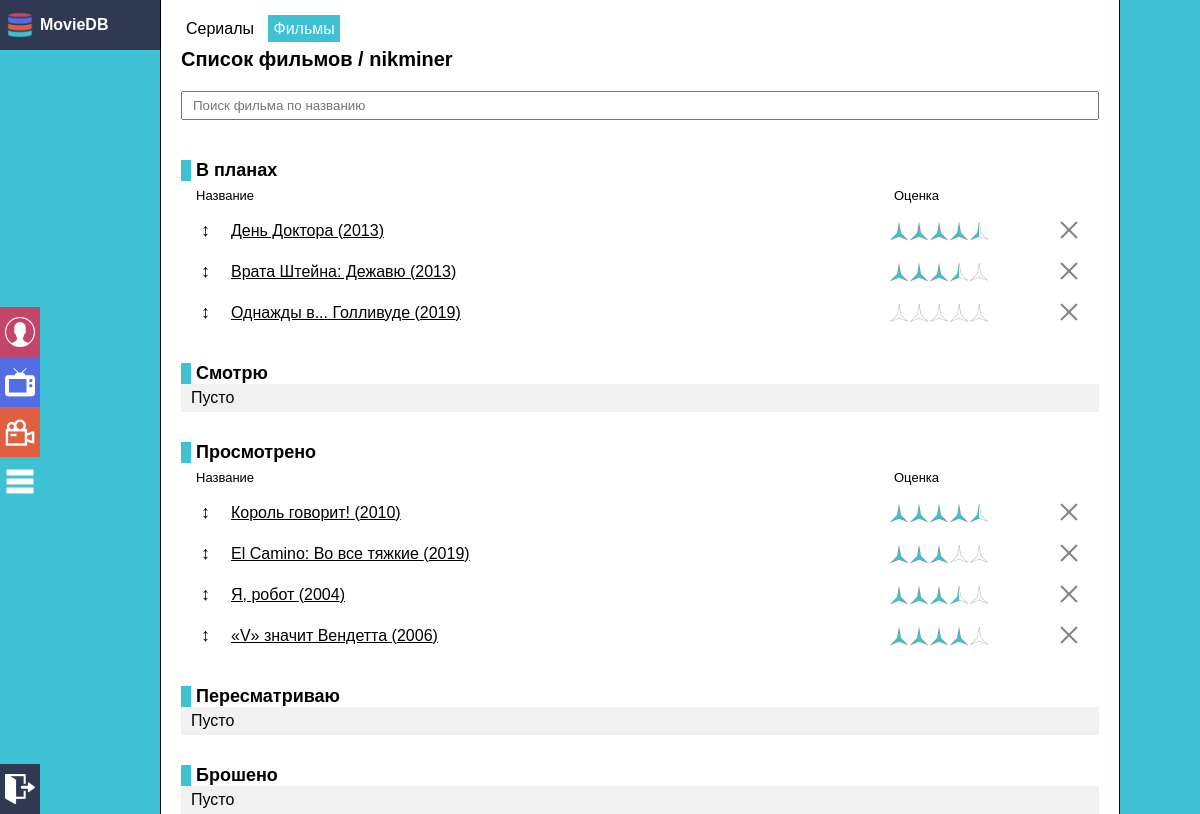
The page /list/nikminer/films (signed in) on the database its author committed.
### Main/models.py (models this page shows, shortened)
class UserListF(models.Model):
    user= models.ForeignKey(User,on_delete=models.CASCADE)
    film= models.ForeignKey(Film,on_delete=models.CASCADE)
    userrate= models.IntegerField(default=0)
    userstatus= models.IntegerField(default=1)
    countreview= models.IntegerField(default=0)

class Film(models.Model):
    name= models.TextField()
    originalname= models.TextField()
    status=models.ForeignKey(StatusList,default=1,on_delete=models.SET_DEFAULT)
    length= models.IntegerField()
    year=models.IntegerField()
    kinopoiskid= models.IntegerField()
    img= models.URLField(default="https://dummyimage.com/210x300/546de5/fff.png&text=Poster%20Not%20Found")
    rating= models.FloatField(default=0)
    disctiption= models.TextField(default="Нет данных")

### List/views/film.py (the view)
# urls.py: path('<str:username>/films', views.film.userlist,name='listfilm'),
@login_required
def userlist(request,username):
    user=User.objects.get(username=username)
    return render(request,"List/listf.html",{
        "planlist":getFilmlist(user.id,1),
        "watchlist":getFilmlist(user.id,2),
        "watchedlist":getFilmlist(user.id,3),
        "reviewlist":getFilmlist(user.id,4),
        "droplist":getFilmlist(user.id,5),
    })

### List/views/film.py (called while the page is built)
def getFilmlist(userid,statusid):
    return UserListF.objects.filter(user_id=userid,userstatus=statusid)

### templates/List/listf.html (shortened to what this page needs)
{% load staticfiles %}
{% include "../base.html" %}
<link rel="stylesheet" href="{% static "List/styles/listF.css" %}" />
<link rel="stylesheet" href="{% static "List/styles/film.css" %}" />
<body>
    <div class="headBlock">
        <div>
            <a class="btn" href="{% url 'listserial' request.user.username %}">Сериалы</a>
            <a class="btn selected" href="{% url 'listfilm' request.user.username %}">Фильмы</a>
        </div>
        <span class="HeadName">Список фильмов / {{request.user.username}}</span>
        <input onkeyup="search(this)"  placeholder="Поиск фильма по названию" type="search">
    </div>
    <div class="group" id="planned" ondrop="drop(event)" ondragover="allowDrop(event)">
        <span class="groupspan">В планах</span>
        {% if planlist %}
        <div class="legend"><span>Название</span><span>Оценка</span></div>
            {% for i in planlist %}
                {% include "List/blocks/film.html" %}
            {% endfor %}
        {% else %}
            <span class="simplespan">Пусто</span>
        {% endif %}
    </div>
    <div class="group" id="watch" ondrop="drop(event)" ondragover="allowDrop(event)">
        <span class="groupspan">Смотрю</span>
        {% if watchlist %}
        <div class="legend"><span>Название</span><span>Оценка</span></div>
            {% for i in watchlist %}
                {% include "List/blocks/film.html" %}
            {% endfor %}
        {% else %}
            <span class="simplespan">Пусто</span>
        {% endif %}
    </div>
    <div class="group" id="watched" ondrop="drop(event)" ondragover="allowDrop(event)">
        <span class="groupspan">Просмотрено</span>
        {% if watchedlist %}
        <div class="legend"><span>Название</span><span>Оценка</span></div>
            {% for i in watchedlist %}
                {% include "List/blocks/film.html" %}
            {% endfor %}
        {% else %}
            <span class="simplespan">Пусто</span>
        {% endif %}
    </div>
    <div class="group" id="rewatch" ondrop="drop(event)" ondragover="allowDrop(event)">
        <span class="groupspan">Пересматриваю</span>
        {% if reviewlist %}
        <div class="legend"><span>Название</span><span>Оценка</span></div>
            {% for i in reviewlist %}
                {% include "List/blocks/film.html" %}
            {% endfor %}
        {% else %}
            <span class="simplespan">Пусто</span>
        {% endif %}
    </div>
    <div class="group" id="drop" ondrop="drop(event)" ondragover="allowDrop(event)">
        <span class="groupspan">Брошено</span>
        {% if droplist %}
        <div class="legend"><span>Название</span><span>Оценка</span></div>
            {% for i in droplist %}
                {% include "List/blocks/film.html" %}
            {% endfor %}
        {% else %}
            <span class="simplespan">Пусто</span>
        {% endif %}
    </div>
</body>

### templates/List/blocks/film.html
<div class="film" id="film:{{i.id}}" draggable="true" ondragstart="drag(event)" ondragend="faststatus.style.opacity=0;faststatus.style.zIndex=-10">
    <a class="filmname" href="{% url 'film' i.film.id %}" title="{{i.film.name}}">{{i.film.name}} ({{i.film.year}})</a>
    {% include "List/blocks/starsf.html" %}
    <div>
        <a class="delbtn" href="{% url 'delfilm' i.film.id %}" title="Удалить фильм"></a>
    </div>
</div>

### templates/List/blocks/starsf.html (shortened to what this page needs)
{% load staticfiles %}
<link rel="stylesheet" href="{% static "List/styles/stars.css" %}" />
<div id="ratings">
    <label title=10 class=star for="star-9_{{i.id}}"></label>
    <label title=9 class=star for="star-8_{{i.id}}"></label>
    <label title=8 class=star for="star-7_{{i.id}}"></label>
    <label title=7 class=star for="star-6_{{i.id}}"></label>
    <label title=6 class=star for="star-5_{{i.id}}"></label>
    <label title=5 class=star for="star-4_{{i.id}}"></label>
    <label title=4 class=star for="star-3_{{i.id}}"></label>
    <label title=3 class=star for="star-2_{{i.id}}"></label>
    <label title=2 class=star  for="star-1_{{i.id}}"></label>
    <label title=1 class=star for="star-0_{{i.id}}"></label>
</div>

### static/base.css (style rules this page uses)
body { grid-area: body; border-left: 1px solid black; border-right: 1px solid black; margin: 0; min-height: 80%; background-color: #fff; font-family: Arial, Helvetica, sans-serif; }

### static/List/styles/listF.css (style rules this page uses)
.btn { color: black; text-decoration: none; padding: 5px; margin: 5px; margin-left: 0; transition: all 0.5s ease; cursor: pointer; }
.selected { color: white; background-color: #3dc1d3; }
.headBlock { display: flex; flex-direction: column; margin: 20px; }
.HeadName { font-size: 20px; padding:10px 0; font-weight: bold; }
input[type=search] { padding: 5px 10px; margin: 10px 0; }
.group { margin: 30px 20px; display: flex; flex-direction: column; }
.groupspan { font-size: 18px; font-weight: bold; border-left: #3dc1d3 10px solid; padding-left: 5px; }
.delbtn { display: block; width: 20px; height: 20px; background: url('../images/cross_20px.png') no-repeat; transition: all 0.5s ease; }
.simplespan { padding: 5px 10px; background-color: rgb(241, 241, 241); }

### static/List/styles/film.css (style rules this page uses)
.film { display:grid; grid-template-areas: ". Name ratings del"; grid-template-columns: 10px auto 150px 20px ; grid-column-gap: 20px; background-color: #fff; padding: 10px 20px; list-style: none; border-left: 0px #3dc1d3 solid; border-right: 0px #3dc1d3 solid; transition: all 0.5s ease; cursor:grab; }
.film:before { content: '↕'; align-self: center; font-size: 18px }
.film>a { grid-area:Name; align-self: center; color:black; }
.legend { display:grid; grid-template-areas: "Name ratings del"; grid-template-columns: auto 150px 20px ; grid-column-gap: 20px; padding: 7px 15px; font-size:13px; }

### static/List/styles/stars.css (style rules this page uses)
.star { background: url('../images/star2_20px.png') no-repeat; }
.star:nth-child(4n) { background: url('../images/star1_20px.png') no-repeat; }
#ratings { overflow: hidden; *zoom: 1; display:flex; flex-direction:row-reverse; justify-content:flex-end; align-items:center; grid-area: "ratings"; width:100px; }
#ratings>input:checked ~ label { background-position: 0 -20px; height: 20px; width: 10px; }
#ratings>label { background-position: 0 0; height: 20px; width: 10px; cursor: pointer; transition: all 0.5s ease; }

### rows shown on the page
UserListF: film.name "День Доктора", film.year "2013"
UserListF: film.name "Врата Штейна: Дежавю", film.year "2013"
UserListF: film.name "Однажды в... Голливуде", film.year "2019"
UserListF: film.name "Король говорит!", film.year "2010"
UserListF: film.name "El Camino: Во все тяжкие", film.year "2019"
UserListF: film.name "Я, робот", film.year "2004"
UserListF: film.name "«V» значит Вендетта", film.year "2006"

### other values the page prints
{{ request.user.username }} "nikminer"
